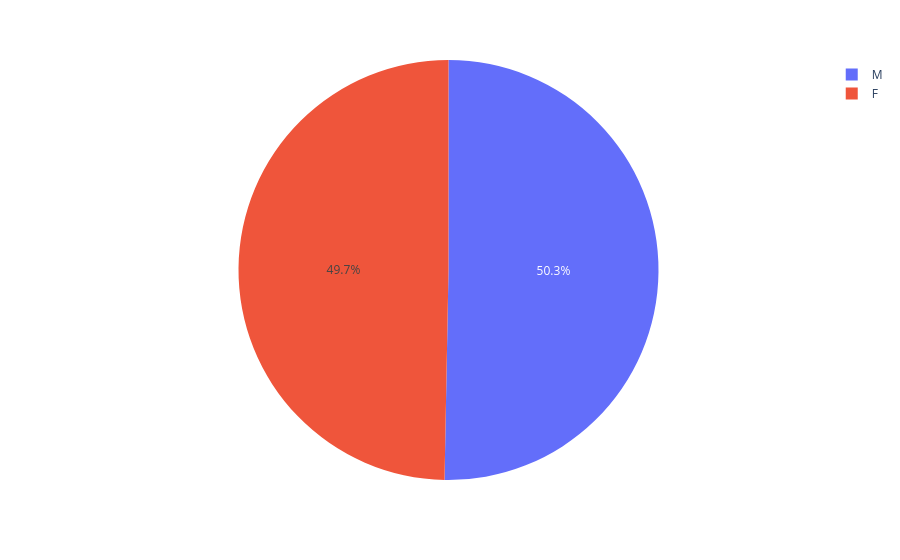
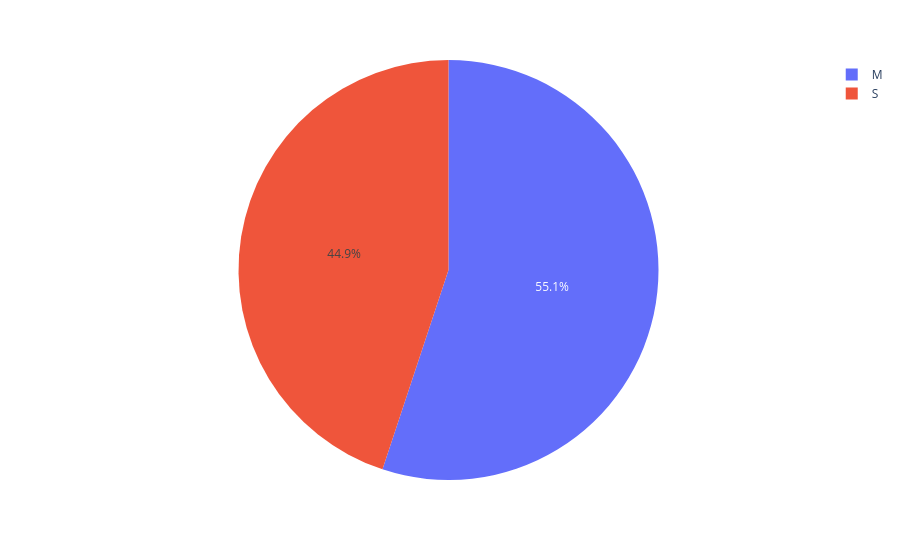
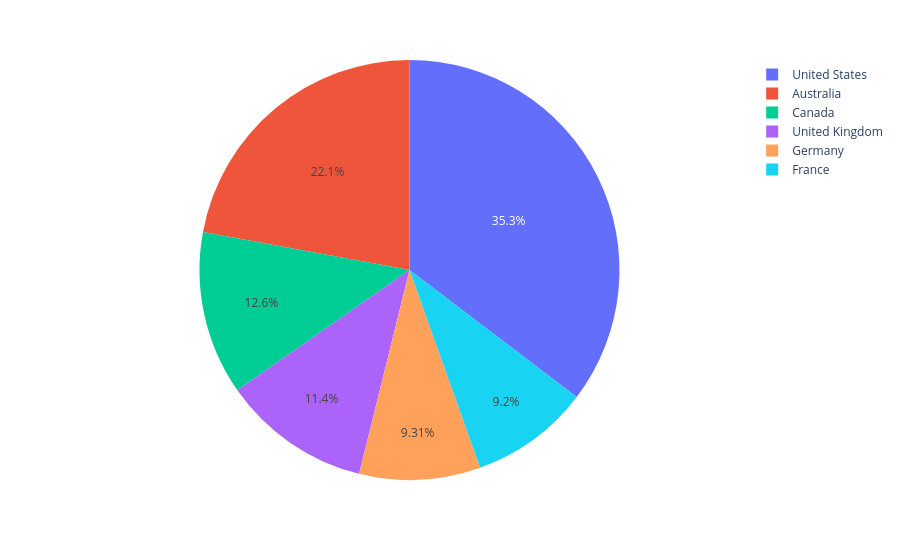
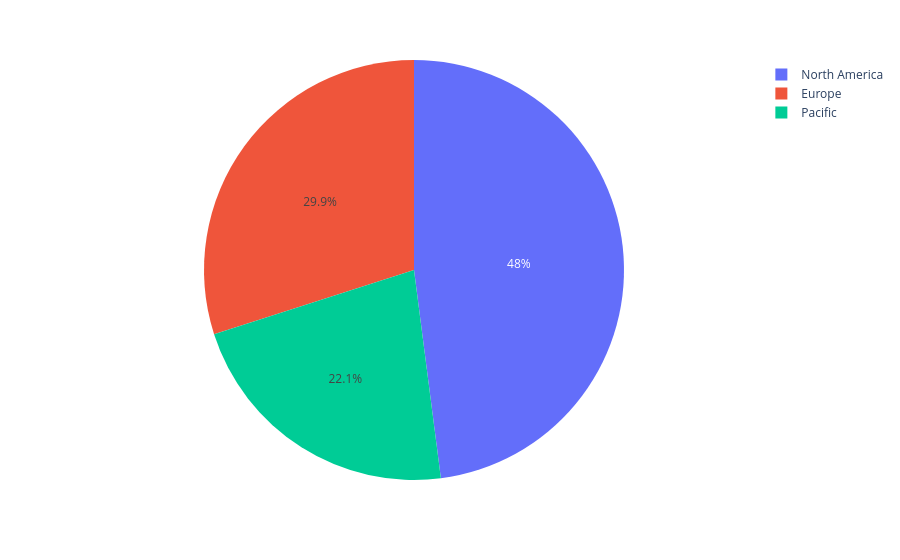

Notebook cell for these charts, in order:
### Code cell
# cat columns
cat_col =df.select_dtypes(include='O').columns
for col in cat_col:
    print(col)
    if df[col].nunique() < 7:
        dff=df.groupby(col)['TotalPaid'].count().reset_index()
        fig=px.pie(dff,names=dff[col],values='TotalPaid')
        fig.show()
    elif df[col].nunique() < 10:
        sns.countplot(df[col])
        plt.show()
    else: 
        dff=df.groupby(col)['TotalPaid'].count().reset_index().sort_values(by='TotalPaid' , ascending=False).head(10)
        sns.barplot(dff[col])
        plt.show()

### Figure 1 — Plotly figure (JSON) as saved in the notebook; plotly's stock layout.template omitted (floating-point values rounded to 4 significant figures)
{"data": [{"domain": {"x": [0, 1], "y": [0, 1]}, "hovertemplate": "Gender=%{label}<br>TotalPaid=%{value}<extra></extra>", "labels": ["F", "M"], "legendgroup": "", "name": "", "showlegend": true, "type": "pie", "values": [30017, 30381]}], "layout": {"legend": {"tracegroupgap": 0}, "margin": {"t": 60}}}

### Figure 2 — Plotly figure (JSON) as saved in the notebook; plotly's stock layout.template omitted (floating-point values rounded to 4 significant figures)
{"data": [{"domain": {"x": [0, 1], "y": [0, 1]}, "hovertemplate": "MaritalStatus=%{label}<br>TotalPaid=%{value}<extra></extra>", "labels": ["M", "S"], "legendgroup": "", "name": "", "showlegend": true, "type": "pie", "values": [33273, 27125]}], "layout": {"legend": {"tracegroupgap": 0}, "margin": {"t": 60}}}

### Figure 3 — Plotly figure (JSON) as saved in the notebook; plotly's stock layout.template omitted (floating-point values rounded to 4 significant figures)
{"data": [{"domain": {"x": [0, 1], "y": [0, 1]}, "hovertemplate": "EnglishCountryRegionName=%{label}<br>TotalPaid=%{value}<extra></extra>", "labels": ["Australia", "Canada", "France", "Germany", "United Kingdom", "United States"], "legendgroup": "", "name": "", "showlegend": true, "type": "pie", "values": [13345, 7620, 5558, 5625, 6906, 21344]}], "layout": {"legend": {"tracegroupgap": 0}, "margin": {"t": 60}}}

### Figure 4 — Plotly figure (JSON) as saved in the notebook; plotly's stock layout.template omitted (floating-point values rounded to 4 significant figures)
{"data": [{"domain": {"x": [0, 1], "y": [0, 1]}, "hovertemplate": "SalesTerritoryGroup=%{label}<br>TotalPaid=%{value}<extra></extra>", "labels": ["Europe", "North America", "Pacific"], "legendgroup": "", "name": "", "showlegend": true, "type": "pie", "values": [18089, 28964, 13345]}], "layout": {"legend": {"tracegroupgap": 0}, "margin": {"t": 60}}}
